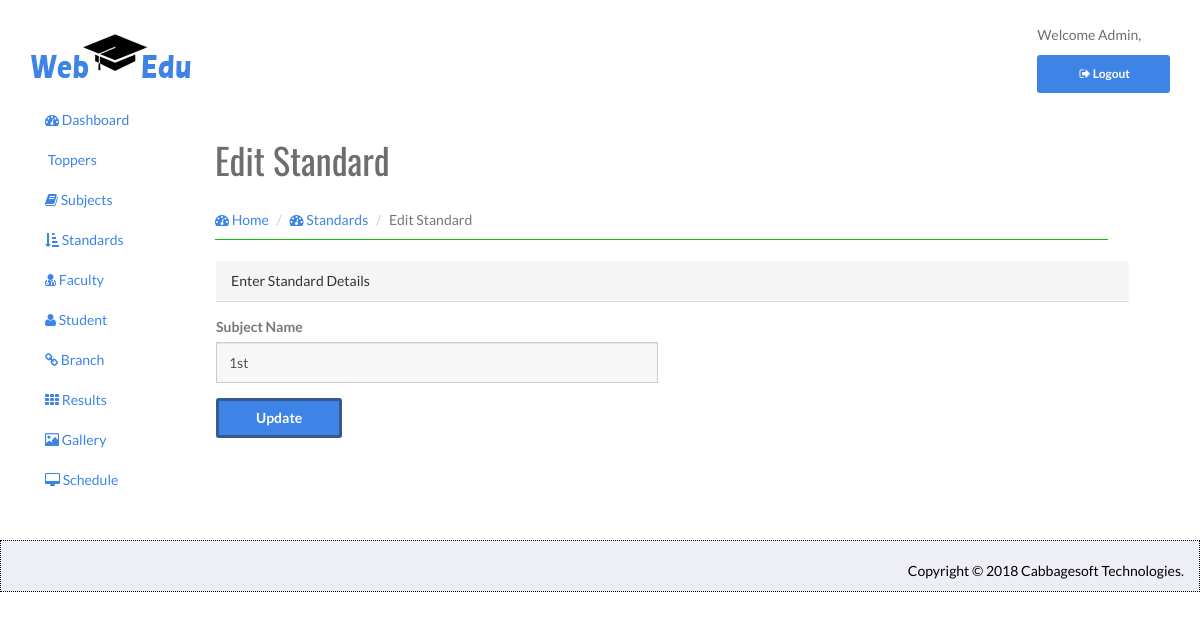
Before: /admin/index.php/Standard_Controller/EditStandard/1 with the older database file.
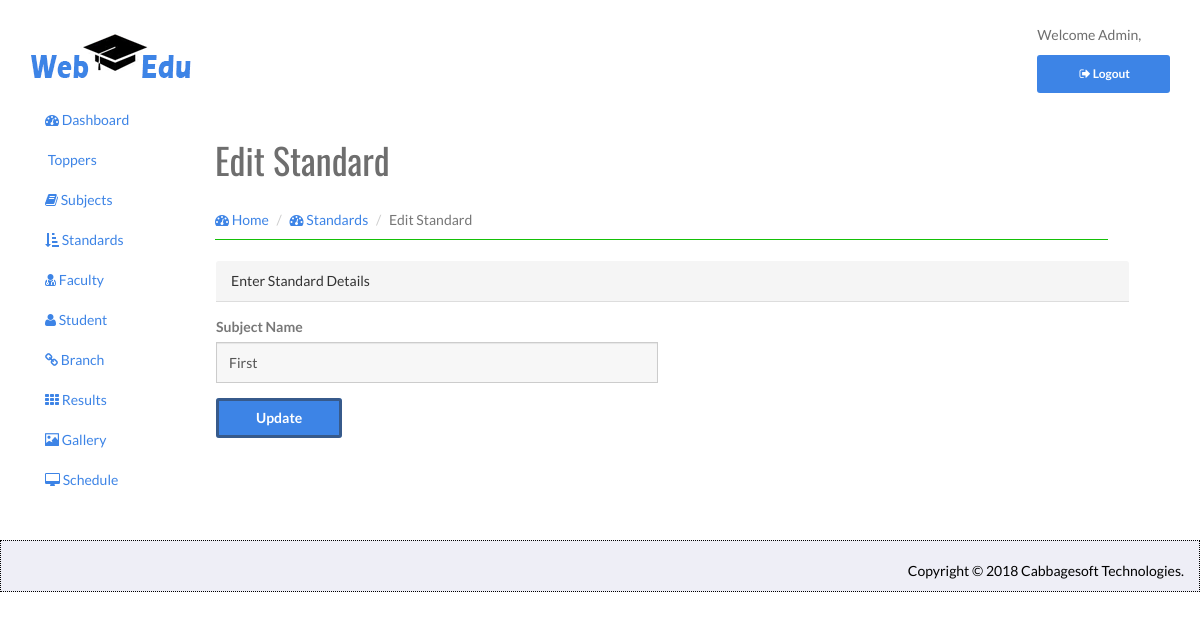
After: the same page with the newer database file.
### tables this page shows
CREATE TABLE `standard_mst` (
  `standard_id` int(11) NOT NULL,
  `standard` varchar(250) DEFAULT NULL
);

### admin/application/controllers/Standard_Controller.php (called while the page is built, shortened)
<?php
class Standard_Controller extends CI_Controller {
    function __construct() {
        $this->load->model('Standard_Model');
    }
    public function EditStandard($id){
      $result['res']=  $this->Standard_Model->FetchRecord1($id);
      $this->load->view('EditStandard',$result);
    }
}

### admin/index.php (called while the page is built, shortened)
<?php
require_once BASEPATH.'core/CodeIgniter.php';

### admin/application/models/Standard_Model.php (called while the page is built, shortened)
<?php
class Standard_Model extends CI_Model {
    public function FetchRecord1($id) {
        $this->db->where('standard_id', $id);
        $this->db->select('*');
        $result = $this->db->get('standard_mst');
        return $result->result();
    }
}
?>

### admin/application/views/EditStandard.php (the view, shortened to what this page needs)
<!DOCTYPE html>
<html>
    <head>
    </head>
    <body>
        <div id="wrapper">
            <div id="page-wrapper">
                <div class="row">
                    <div class="col-lg-9">
                       <div class="page-header">
                            <h1 class="heading">Edit Standard</h1>
                            <ol class="breadcrumb">
                            <li><a href="<?php echo base_url("index.php/Login_Controller/Home"); ?>"><i class="fa fa-dashboard"></i> Home</a></li>
                            <li><a href="<?php echo base_url("index.php/Standard_Controller/ViewStandard"); ?>"><i class="fa fa-dashboard"></i> Standards</a></li>
                            <li class="active">Edit Standard</li>
                        </ol>
                          </div>
                    </div>
                <div class="row">
                    <div class="col-lg-9">
                        <div class="panel panel-default">
                            <div class="panel-heading">
                                Enter Standard Details
                            </div>
                            <div class="panel-body">
                                <div class="row">
                                    <div class="col-lg-6">
                                        <form role="form" enctype="multipart/form-data" method="post" action="<?php echo base_url("index.php/Standard_Controller/UpdateStandard"); ?>">
                                                <div class="form-group">
                                                    <label>Subject Name</label>
                                                    <input class="form-input form-control" placeholder="Subject Name" name="StandardName" value="<?php if(isset($res)){ $res= trim($res['0']->standard); echo $res;  } ?>" required >
                                                </div>
                                                <input type="submit" class="btn btn-default" value="Update" name="UpdateStandard">
                                            </form>
                                        </div>
                                    </div>
                                </div>
                            </div>
                        </div>
                    </div>
                </div>
                </div></div>
                </body>
                </html>

Changed rows visible on the page:
changed standard_mst: StandardName "1st" → "First"
